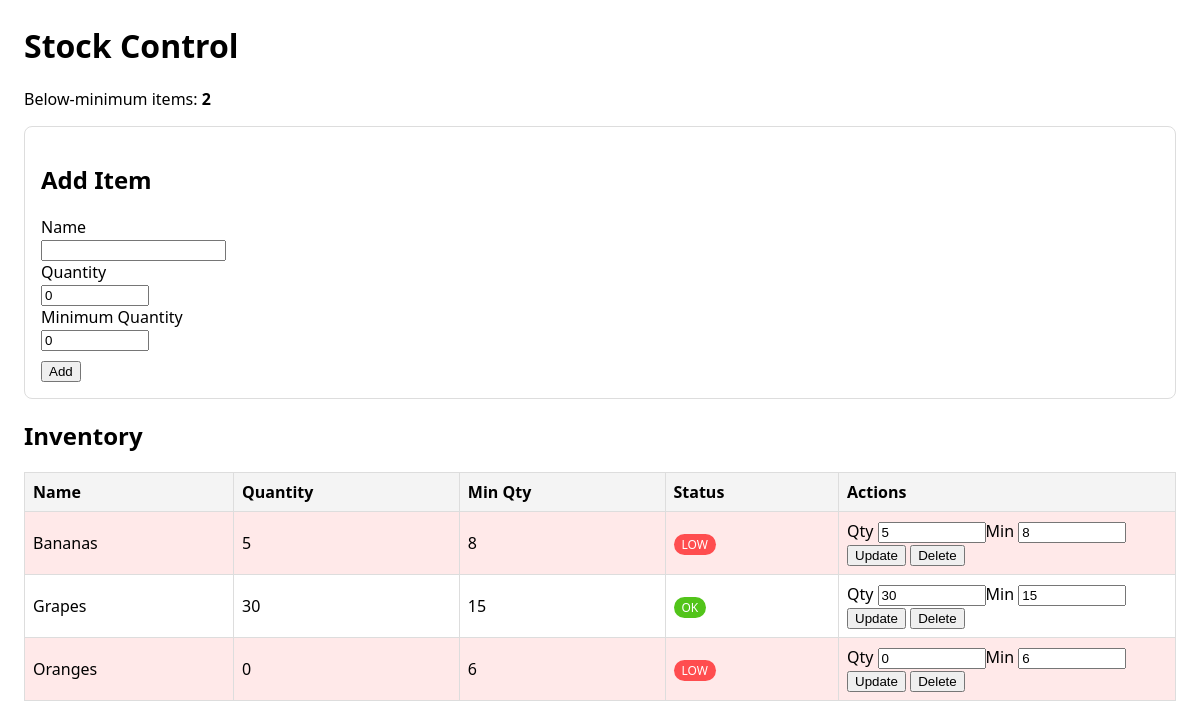
Before: / with the older database file.
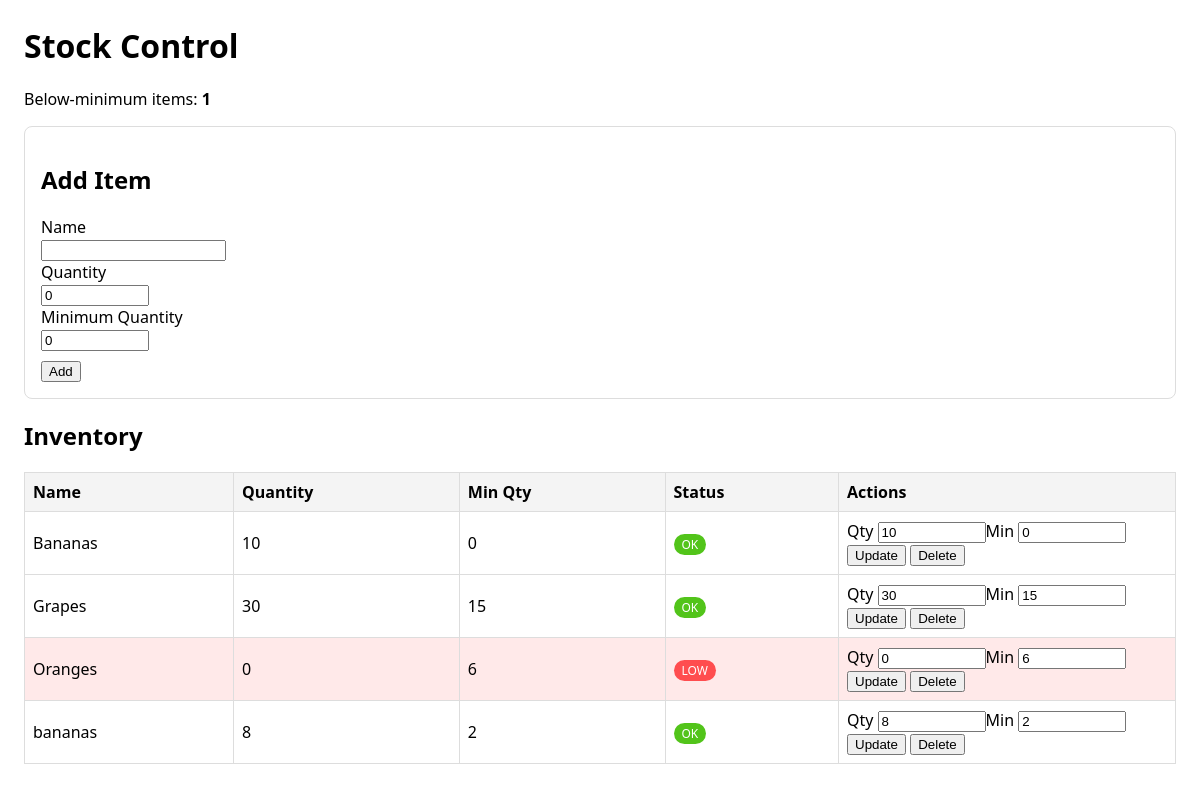
After: the same page with the newer database file.
### tables this page shows
CREATE TABLE items (
                id INTEGER PRIMARY KEY AUTOINCREMENT,
                name TEXT NOT NULL UNIQUE,
                quantity INTEGER NOT NULL DEFAULT 0,
                min_quantity INTEGER NOT NULL DEFAULT 0
            );

### app.py (the view)
@app.route("/", methods=["GET"])
def index():
    conn = get_conn()
    items = conn.execute("SELECT * FROM items ORDER BY name").fetchall()
    low_count = conn.execute(
        "SELECT COUNT(*) AS c FROM items WHERE quantity < min_quantity"
    ).fetchone()["c"]
    conn.close()
    return render_template("index.html", items=items, low_count=low_count)

### app.py (called while the page is built)
def get_conn():
    conn = sqlite3.connect(DB_PATH)
    conn.row_factory = sqlite3.Row
    return conn

### templates/index.html (shortened to what this page needs)
<!doctype html>
<html lang="en">
<head>
</head>
<body>
  <h1>Stock Control</h1>
  <p>
    Below-minimum items: <strong>{{ low_count }}</strong>
  </p>
  <div class="row">
    <div class="card">
      <h2>Add Item</h2>
      <form method="post" action="{{ url_for('add_item') }}">
        <div>
          <label>Name</label><br />
          <input type="text" name="name" required />
        </div>
        <div>
          <label>Quantity</label><br />
          <input type="number" name="quantity" value="0" required />
        </div>
        <div>
          <label>Minimum Quantity</label><br />
          <input type="number" name="min_quantity" value="0" required />
        </div>
        <div style="margin-top: 8px;">
          <button type="submit">Add</button>
        </div>
      </form>
    </div>
  </div>
  <h2>Inventory</h2>
  <table>
    <thead>
      <tr>
        <th>Name</th>
        <th>Quantity</th>
        <th>Min Qty</th>
        <th>Status</th>
        <th style="width: 320px;">Actions</th>
      </tr>
    </thead>
    <tbody>
      {% for item in items %}
      <tr class="{% if item.quantity < item.min_quantity %}low{% endif %}">
        <td>{{ item.name }}</td>
        <td>{{ item.quantity }}</td>
        <td>{{ item.min_quantity }}</td>
        <td>
          {% if item.quantity < item.min_quantity %}
            <span class="badge low">LOW</span>
          {% else %}
            <span class="badge ok">OK</span>
          {% endif %}
        </td>
        <td>
          <form class="inline" method="post" action="{{ url_for('update_item', item_id=item.id) }}">
            <label>Qty</label>
            <input type="number" name="quantity" value="{{ item.quantity }}"
            <label>Min</label>
            <input type="number" name="min_quantity" value="{{ item.min_quantity }}" />
            <button type="submit">Update</button>
          </form>
          <form class="inline" method="post" action="{{ url_for('delete_item', item_id=item.id) }}" onsubmit="return confirm('Delete this item?');">
            <button type="submit">Delete</button>
          </form>
        </td>
      </tr>
      {% endfor %}
    </tbody>
  </table>
</body>
</html>

### templates/index.html (style rules this page uses)
body { font-family: system-ui, Arial, sans-serif; margin: 24px; }
table { border-collapse: collapse; width: 100%; margin-top: 16px; }
th, td { border: 1px solid #ddd; padding: 8px; text-align: left; }
th { background: #f4f4f4; }
tr.low { background: #ffe9e9; }
.badge { display: inline-block; padding: 2px 8px; border-radius: 12px; font-size: 12px; }
.badge.low { background: #ff4d4f; color: #fff; }
.badge.ok { background: #52c41a; color: #fff; }
.row { display: flex; gap: 16px; flex-wrap: wrap; }
.card { border: 1px solid #ddd; padding: 16px; border-radius: 8px; flex: 1 1 360px; }
form.inline { display: inline; }
input[type="number"] { width: 100px; }

Changed rows visible on the page:
changed items "Bananas": quantity "5" → "10"; min_quantity "8" → "0"; quantity "LOW" → "OK"
added items: name "bananas", quantity "8", min_quantity "2", shows "OK"
Other visible differences:
{{ low_count }}: "2" → "1"
